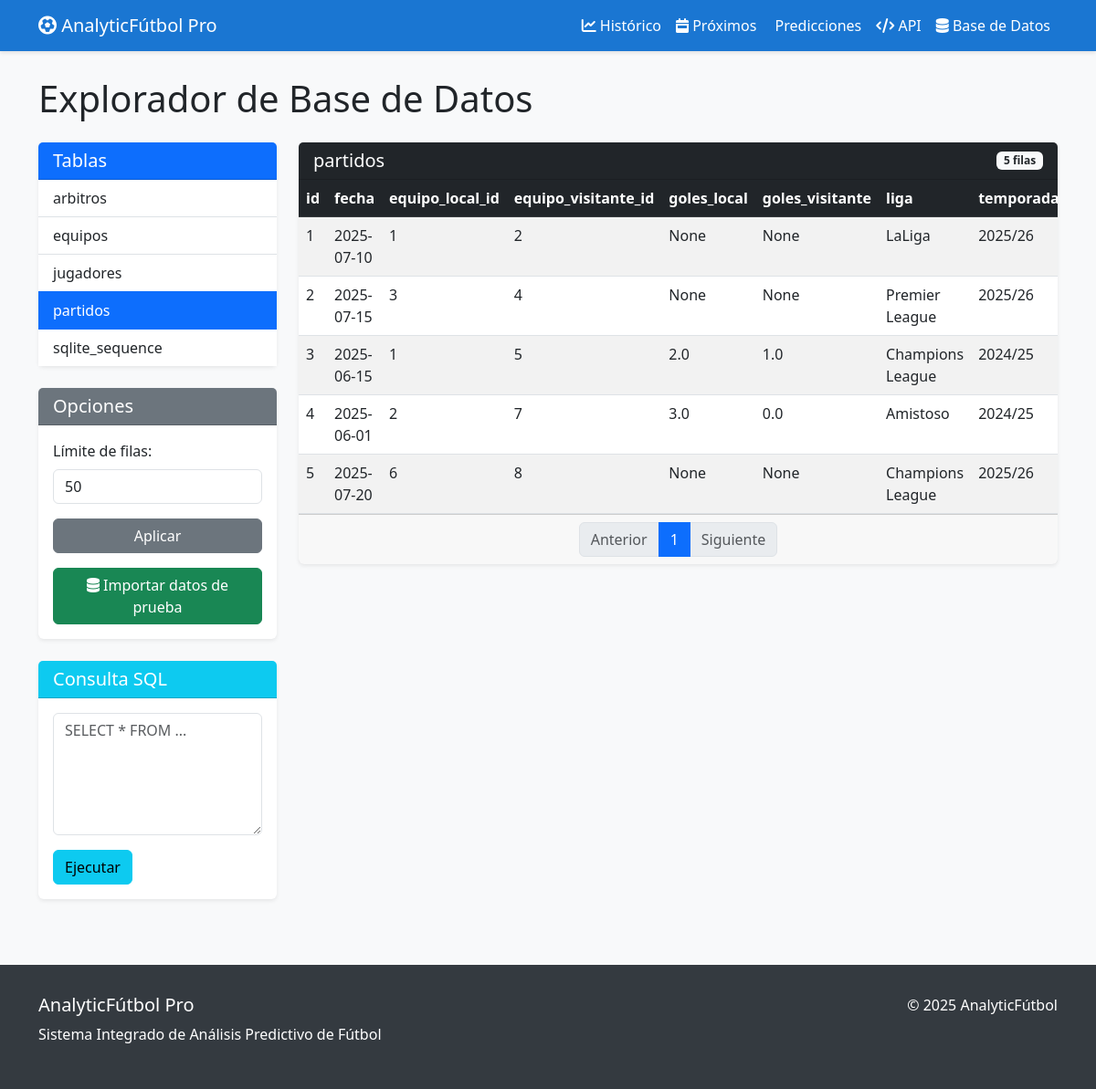
Page /explorar-db?tabla=partidos on the committed database.
### tables this page shows
CREATE TABLE "partidos" (
"id" INTEGER,
  "fecha" TEXT,
  "equipo_local_id" INTEGER,
  "equipo_visitante_id" INTEGER,
  "goles_local" REAL,
  "goles_visitante" REAL,
  "liga" TEXT,
  "temporada" TEXT,
  "estadio" TEXT,
  "arbitro_id" INTEGER,
  "estado" TEXT
);

### app.py (the view)
@app.route('/explorar-db')
def explorar_db():
    from utils.database_explorer import get_db_connection, get_table_names
    tabla = request.args.get('tabla', default=None, type=str)
    pagina = request.args.get('pagina', default=1, type=int)
    limite = request.args.get('limite', default=50, type=int)
    if limite < 1:
        limite = 50
    elif limite > 1000:
        limite = 1000
    conn = get_db_connection()
    cursor = conn.cursor()
    tablas = get_table_names()
    datos = []
    columnas = []
    total_filas = 0
    total_paginas = 1
    if tabla and tabla in tablas:
        cursor.execute(f"SELECT COUNT(*) FROM {tabla}")
        total_filas = cursor.fetchone()[0]
        total_paginas = (total_filas + limite - 1) // limite
        if pagina < 1:
            pagina = 1
        elif pagina > total_paginas and total_paginas > 0:
            pagina = total_paginas
        offset = (pagina - 1) * limite
        cursor.execute(f"SELECT * FROM {tabla} LIMIT {limite} OFFSET {offset}")
        datos = cursor.fetchall()
        cursor.execute(f"PRAGMA table_info({tabla})")
        columnas = [col[1] for col in cursor.fetchall()]
    conn.close()
    return render_template('explorar_db.html',
                          tablas=tablas,
                          tabla_actual=tabla,
                          datos=datos,
                          columnas=columnas,
                          pagina=pagina,
                          limite=limite,
                          total_filas=total_filas,
                          total_paginas=total_paginas)

### utils/database_explorer.py (called while the page is built)
def get_db_path() -> str:
    db_path = os.path.join('data', 'database', 'futbol.db')
    if not os.path.exists(db_path):
        os.makedirs(os.path.dirname(db_path), exist_ok=True)
        initialize_db(db_path)
    return db_path

def get_db_connection():
    db_path = get_db_path()
    return sqlite3.connect(db_path)

def get_table_names() -> List[str]:
    conn = get_db_connection()
    cursor = conn.cursor()
    cursor.execute("SELECT name FROM sqlite_master WHERE type='table' ORDER BY name")
    tables = [row[0] for row in cursor.fetchall()]
    conn.close()
    return tables

### templates/explorar_db.html (shortened to what this page needs)
{% extends 'base.html' %}
{% block content %}
<div class="container mt-4">
    <h1 class="mb-4">Explorador de Base de Datos</h1>
    <div class="row mb-4">
        <div class="col-md-3">
            <div class="card">
                <div class="card-header bg-primary text-white">
                    <h5 class="mb-0">Tablas</h5>
                </div>
                <div class="card-body p-0">
                    <div class="list-group list-group-flush">
                        {% for tabla in tablas %}
                        <a href="{{ url_for('explorar_db', tabla=tabla) }}"
                           class="list-group-item list-group-item-action {% if tabla_actual == tabla %}active{% endif %}">
                            {{ tabla }}
                        </a>
                        {% endfor %}
                    </div>
                </div>
            </div>
            <div class="card mt-4">
                <div class="card-header bg-secondary text-white">
                    <h5 class="mb-0">Opciones</h5>
                </div>
                <div class="card-body">
                    <form method="get" action="{{ url_for('explorar_db') }}">
                        <div class="mb-3">
                            <label for="limite" class="form-label">Límite de filas:</label>
                            <input type="number" class="form-control" id="limite" name="limite"
                                   value="{{ limite }}" min="1" max="1000">
                        </div>
                        <button type="submit" class="btn btn-secondary mb-3 w-100">Aplicar</button>
                    </form>
                    <a href="{{ url_for('importar_datos_prueba') }}" class="btn btn-success w-100">
                        <i class="fas fa-database"></i> Importar datos de prueba
                    </a>
                </div>
            </div>
            <div class="card mt-4">
                <div class="card-header bg-info text-white">
                    <h5 class="mb-0">Consulta SQL</h5>
                </div>
                <div class="card-body">
                    <form method="post" action="{{ url_for('ejecutar_consulta') }}">
                        <div class="mb-3">
                            <textarea class="form-control" id="consulta" name="consulta"
                                      rows="5" placeholder="SELECT * FROM ..."></textarea>
                        </div>
                        <button type="submit" class="btn btn-info">Ejecutar</button>
                    </form>
                </div>
            </div>
        </div>
        <div class="col-md-9">
            <div class="card">
                <div class="card-header bg-dark text-white d-flex justify-content-between align-items-center">
                    <h5 class="mb-0">{{ tabla_actual }}</h5>
                    <span class="badge bg-light text-dark">{{ total_filas }} filas</span>
                </div>
                <div class="card-body p-0">
                    <div class="table-responsive">
                        {% if datos %}
                        <table class="table table-striped table-hover mb-0">
                            <thead class="table-dark">
                                <tr>
                                    {% for columna in columnas %}
                                    <th>{{ columna }}</th>
                                    {% endfor %}
                                </tr>
                            </thead>
                            <tbody>
                                {% for fila in datos %}
                                <tr>
                                    {% for valor in fila %}
                                    <td>{{ valor }}</td>
                                    {% endfor %}
                                </tr>
                                {% endfor %}
                            </tbody>
                        </table>
                        {% endif %}
                    </div>
                </div>
                <div class="card-footer">
                    <nav aria-label="Paginación">
                        <ul class="pagination justify-content-center mb-0">
                            <li class="page-item {% if pagina == 1 %}disabled{% endif %}">
                                <a class="page-link"
                                   href="{{ url_for('explorar_db', tabla=tabla_actual, pagina=pagina-1, limite=limite) }}">
                                   Anterior
                                </a>
                            </li>
                            {% set start_page = pagina-2 if pagina-2 > 1 else 1 %}
                            {% set end_page = pagina+3 if pagina+3 < total_paginas+1 else total_paginas+1 %}
                            {% for p in range(start_page, end_page) %}
                            <li class="page-item {% if p == pagina %}active{% endif %}">
                                <a class="page-link"
                                   href="{{ url_for('explorar_db', tabla=tabla_actual, pagina=p, limite=limite) }}">
                                   {{ p }}
                                </a>
                            </li>
                            {% endfor %}
                            <li class="page-item {% if pagina >= total_paginas %}disabled{% endif %}">
                                <a class="page-link"
                                   href="{{ url_for('explorar_db', tabla=tabla_actual, pagina=pagina+1, limite=limite) }}">
                                   Siguiente
                                </a>
                            </li>
                        </ul>
                    </nav>
                </div>
            </div>
        </div>
    </div>
</div>
{% endblock %}

### templates/base.html (style rules this page uses)
:root { --primary-color: #1a76d2; --secondary-color: #2c3e50; --accent-color: #e74c3c; --light-bg: #f8f9fa; --dark-bg: #343a40; }
body { padding-top: 60px; background-color: var(--light-bg); font-family: 'Segoe UI', Tahoma, Geneva, Verdana, sans-serif; }
.card { margin-bottom: 1.5rem; border: none; box-shadow: 0 0.125rem 0.25rem rgba(0, 0, 0, 0.075); }
.card-header { font-weight: 600; }

### rows in the picture
partidos: fila "1" "1" "2" "None" "None", fecha "2025-07-10", liga "LaLiga", temporada "2025/26"
partidos: fila "2" "3" "4" "None" "None", fecha "2025-07-15", liga "Premier League", temporada "2025/26"
partidos: fila "3" "1" "5", fecha "2025-06-15", goles_local "2.0", goles_visitante "1.0", liga "Champions League", temporada "2024/25"
partidos: fila "4" "2" "7", fecha "2025-06-01", goles_local "3.0", goles_visitante "0.0", liga "Amistoso", temporada "2024/25"
partidos: fila "5" "6" "8" "None" "None", fecha "2025-07-20", liga "Champions League", temporada "2025/26"

### other values in the picture
{{ tabla }} "arbitros" "equipos" "jugadores" "partidos" "sqlite_sequence"
{{ tabla_actual }} "partidos"
{{ total_filas }} "5"
{{ columna }} "id" "fecha" "equipo_local_id" "equipo_visitante_id" "goles_local" "goles_visitante" "liga"
{{ p }} "1"
